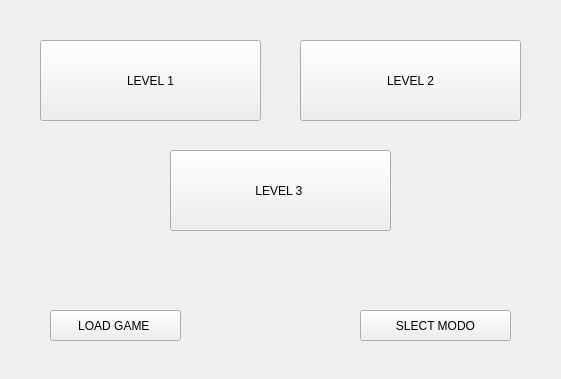
<?xml version="1.0" encoding="UTF-8"?>
<ui version="4.0">
 <class>menu</class>
 <widget class="QWidget" name="menu">
  <property name="geometry">
   <rect>
    <x>0</x>
    <y>0</y>
    <width>561</width>
    <height>379</height>
   </rect>
  </property>
  <property name="windowTitle">
   <string>Form</string>
  </property>
  <widget class="QPushButton" name="pushButton">
   <property name="geometry">
    <rect>
     <x>40</x>
     <y>40</y>
     <width>221</width>
     <height>81</height>
    </rect>
   </property>
   <property name="text">
    <string>LEVEL 1</string>
   </property>
  </widget>
  <widget class="QPushButton" name="pushButton_2">
   <property name="geometry">
    <rect>
     <x>300</x>
     <y>40</y>
     <width>221</width>
     <height>81</height>
    </rect>
   </property>
   <property name="text">
    <string>LEVEL 2</string>
   </property>
  </widget>
  <widget class="QPushButton" name="pushButton_3">
   <property name="geometry">
    <rect>
     <x>170</x>
     <y>150</y>
     <width>221</width>
     <height>81</height>
    </rect>
   </property>
   <property name="text">
    <string>LEVEL 3 </string>
   </property>
  </widget>
  <widget class="QPushButton" name="pushButton_4">
   <property name="geometry">
    <rect>
     <x>50</x>
     <y>310</y>
     <width>131</width>
     <height>31</height>
    </rect>
   </property>
   <property name="text">
    <string>LOAD GAME </string>
   </property>
  </widget>
  <widget class="QPushButton" name="pushButton_5">
   <property name="geometry">
    <rect>
     <x>360</x>
     <y>310</y>
     <width>151</width>
     <height>31</height>
    </rect>
   </property>
   <property name="text">
    <string>SLECT MODO</string>
   </property>
  </widget>
 </widget>
 <resources/>
 <connections/>
</ui>
